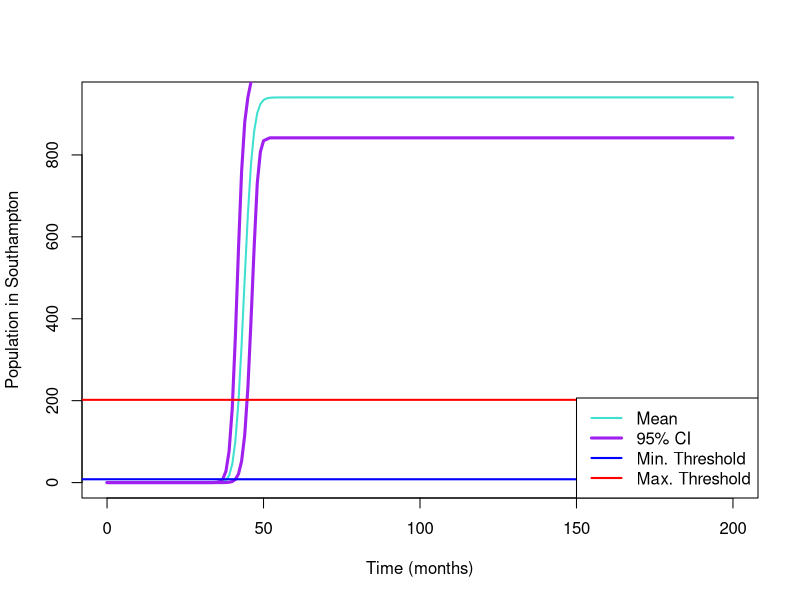
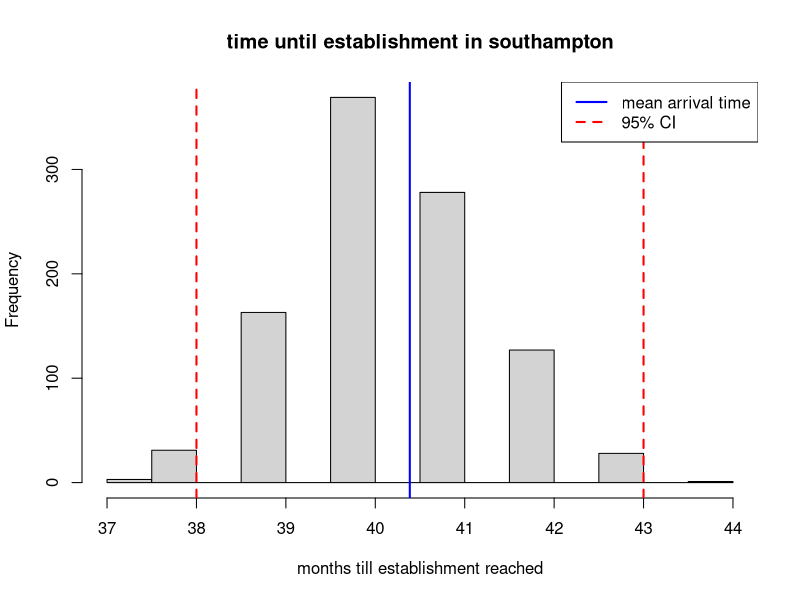
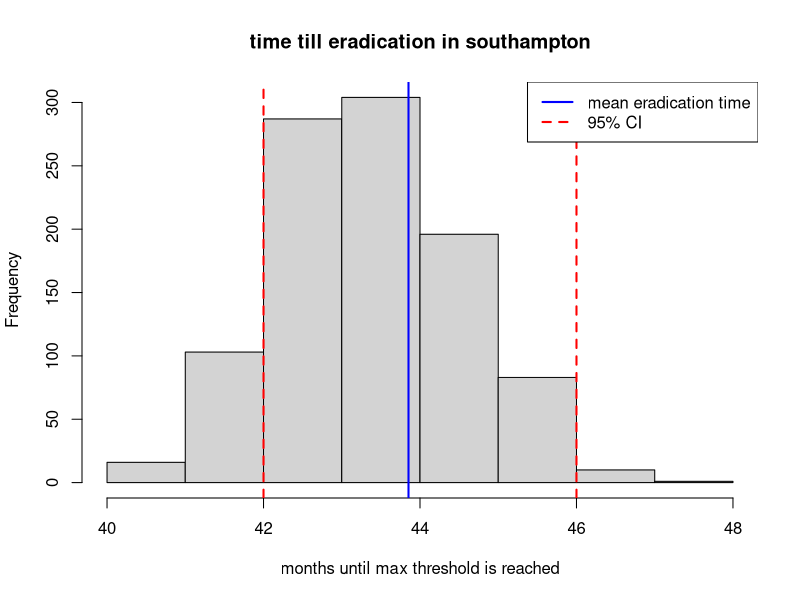
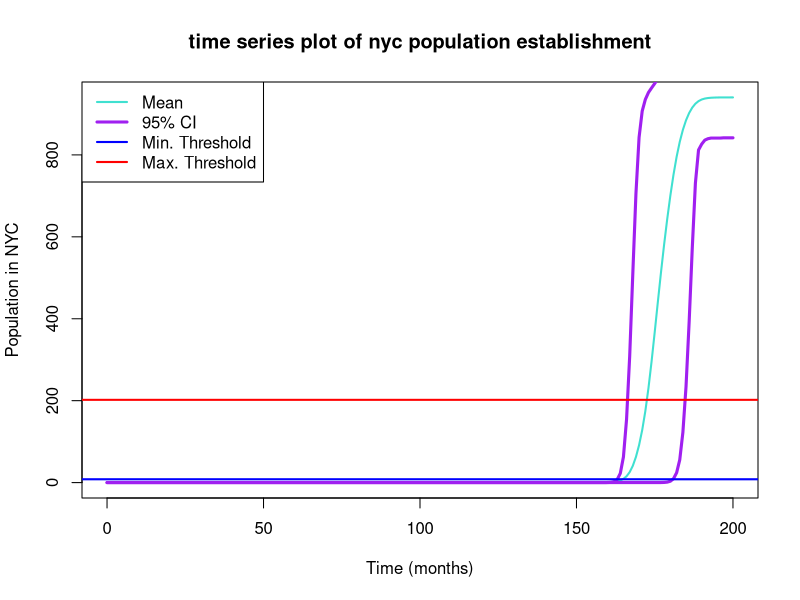
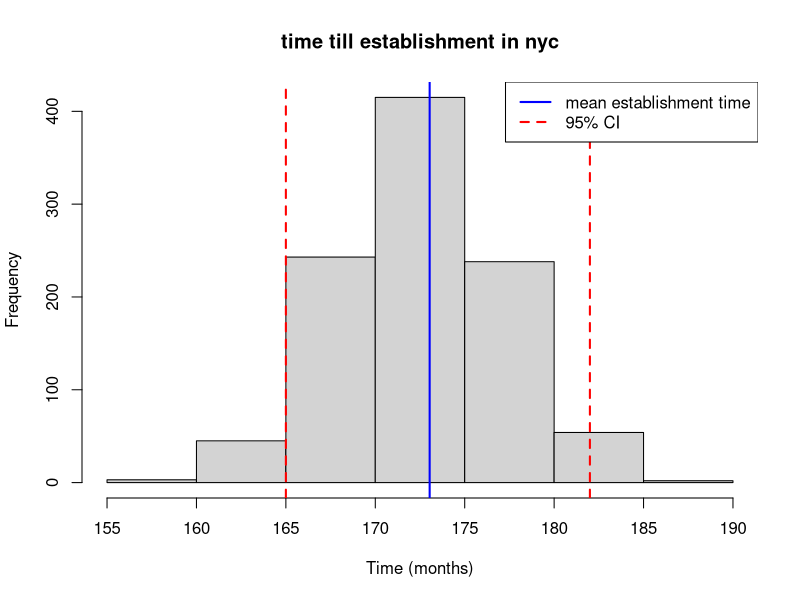

Write the R code that produced these figures, in order.
## ---- chunk 1
knitr::opts_chunk$set(echo = TRUE)
## ---- chunk 2
dx <- 1 # miles
dt <- 1 # months 

Tmax <- 200
time <- 0:Tmax
nt <- length(time)
loops = 1000
## ---- chunk 3
r_mean <- 0.81     # per capita monthly growth
K_mean <- 943      # carrying capacity
D_mean <- 0.22    # diffusion constant (miles/month)
## ---- chunk 4
r_sd <- 0.05 * r_mean
K_sd <- 0.05 * K_mean
D_sd <- 0.05 * D_mean
## ---- chunk 5
min_threshold = 8.1 #crabs per mile 
max_threshold = 202 #crabs per mile 
## ---- chunk 6
Distance_SH = 27 # montauk <> southampton in miles 
Distance_NYC = 118 # montauk <> NYC in miles 
max_dist <- Distance_NYC + 5 #range 
## ---- chunk 7
crab_invasion <- function(r, K, D, dx = 1, Tmax = 200, max_dist = 123, N0 = 100) {
  x <- seq(0, max_dist, by = dx)
  nx <- length(x)
  time <- 0:Tmax
  nt <- length(time)
  
  N_matrix <- matrix(0, nrow = nt, ncol = nx)
  N <- rep(0, nx)
  N[1] <- N0
  N_matrix[1, ] <- N
  
  for (t in 1:(nt - 1)) {
    N_new <- N
    for (j in 2:(nx - 1)) {
      N_new[j] <- N[j] + D *(N[j - 1] - 2*N[j] + N[j + 1]) #old population + immigration diffusion - emigration
    }
    N_new[1] <- N[1] + D * (N[2] - N[1])
    N_new <- N_new + r * N_new * (1-N_new/K) # + growth 
    N_matrix[t + 1, ] <- N_new
    N <- N_new
  }
  return(N_matrix)
}

## ---- chunk 8
x <- seq(0, max_dist, by = dx)
nx <- length(x)

Tmax <- 200
time <- 0:Tmax
nt <- length(time)
loops = 1000

crab_mc <- array(0, dim = c(loops, nt, nx))
D_mc  = rnorm(loops, mean = D_mean, sd = D_sd)        # diffusion parameter uncertainty
r_mc  = rnorm(loops, mean = r_mean, sd = r_sd)      # growth uncertainty
K_mc  = rnorm(loops, mean = K_mean, sd = K_sd)        # carrying capacity uncertainty

#non-zero contraints
D_mc[D_mc < 0] <- 0
r_mc[r_mc < 0] <- 0
K_mc[K_mc < 0] <- 0

reachNYC_mc <- rep(NA, loops)                 
reachSH_mc  <- rep(NA, loops) #when min threshold is reached 
maxSH_mc <- rep(NA, loops) #when threshold is exceeded 

for (i in 1:loops) {
  N_matrix <- crab_invasion(r_mc[i], K_mc[i], D_mc[i], dx=dx, Tmax=Tmax, max_dist=max_dist, N0=100)
  crab_mc[i,,] <- N_matrix
  
  popSH <- N_matrix[, Distance_SH + 1]
  reachSH_mc[i] <- which(popSH >= min_threshold)[1]
  maxSH_mc[i] <- which(popSH >= max_threshold)[1]
  
  popNYC <- N_matrix[, Distance_NYC + 1]
  reachNYC_mc[i] <- which(popNYC >= min_threshold)[1]
}
## ---- chunk 9
SH_all <- crab_mc[, , Distance_SH +1] #population at southampton 

#95% CI
CI_SH <- apply(SH_all, 2, quantile, probs = c(.025, .975))

#mean population 
SH_mean <- apply(SH_all, 2, mean)
plot(
  time, SH_mean, type = "l",
  xlab = "Time (months)", ylab = "Population in Southampton",
  col = "turquoise", lwd = 2
)

lines(time, CI_SH[1, ], col = "purple", lwd = 3)
lines(time, CI_SH[2, ], col = "purple", lwd = 3)

abline(h = min_threshold,  col = "blue",  lwd = 2)
abline(h = max_threshold, col = "red",   lwd = 2)

legend(
  "bottomright",
  legend = c("Mean", "95% CI", "Min. Threshold", "Max. Threshold"),
  col    = c("turquoise", "purple", "blue", "red"),
  lty    = c(1, 1, 1, 1),
  lwd    = c(2, 3, 2, 2)
)
## ---- chunk 10

hist(reachSH_mc, main="time until establishment in southampton",
     xlab="months till establishment reached")
abline(v = mean(reachSH_mc, na.rm=TRUE), col="blue", lwd=2)
abline(v = quantile(reachSH_mc, c(.025,.975), na.rm=TRUE), 
       col="red", lwd=2, lty=2)
legend("topright",
  legend = c("mean arrival time", "95% CI"),
  col    = c("blue", "red"),
  lty    = c(1, 2),
  lwd    = c(2, 2)
)

## ---- chunk 11
hist(maxSH_mc, main="time till eradication in southampton",
     xlab="months until max threshold is reached")
abline(v = mean(maxSH_mc, na.rm=TRUE), col="blue", lwd=2)
abline(v = quantile(maxSH_mc, c(.025,.975), na.rm=TRUE), 
       col="red", lwd=2, lty=2)

legend("topright",
  legend = c("mean eradication time", "95% CI"),
  col    = c("blue", "red"),
  lty    = c(1, 2),
  lwd    = c(2, 2))

## ---- chunk 12

NYC_all <- crab_mc[, , Distance_NYC+1] #population at nyc 

#95% CI
CI_NYC <- apply(NYC_all, 2, quantile, probs = c(.025, .975))

#mean population 
NYC_mean <- apply(NYC_all, 2, mean)

plot(
  time, NYC_mean, type = "l", main = "time series plot of nyc population establishment",
  xlab = "Time (months)", ylab = "Population in NYC",
  col = "turquoise", lwd = 2
)

lines(time, CI_NYC[1, ], col = "purple", lwd = 3)
lines(time, CI_NYC[2, ], col = "purple", lwd = 3)

abline(h = min_threshold,  col = "blue",  lwd = 2)
abline(h = max_threshold, col = "red",   lwd = 2)

legend(
  "topleft",
  legend = c("Mean", "95% CI", "Min. Threshold", "Max. Threshold"),
  col    = c("turquoise", "purple", "blue", "red"),
  lty    = c(1, 1, 1, 1),
  lwd    = c(2, 3, 2, 2)
)
## ---- chunk 13
hist(reachNYC_mc, main="time till establishment in nyc",
     xlab="Time (months)")
abline(v = mean(reachNYC_mc, na.rm = TRUE), col="blue", lwd=2)
abline(v = quantile(reachNYC_mc, c(.025,.975), na.rm=TRUE), 
       col="red", lwd=2, lty=2)
legend("topright",
  legend = c("mean establishment time", "95% CI"),
  col    = c("blue", "red"),
  lty    = c(1, 2),
  lwd    = c(2, 2))
## ---- chunk 14
#95% interval for southampton establishment
quantile(reachSH_mc, probs=c(0.025, 0.975), na.rm=TRUE)

#95% interval for southhampton eradication
quantile(maxSH_mc, probs=c(0.025, 0.975), na.rm=TRUE)

#95% interval for nyc establishment
quantile(reachNYC_mc, probs=c(0.025, 0.975), na.rm=TRUE)
## ---- chunk 15
mean_establish_SH <- mean(reachSH_mc, na.rm = TRUE)
mean_max_SH <- mean(maxSH_mc, na.rm = TRUE)
mean_establish_NYC <- mean(reachNYC_mc, na.rm = TRUE)

mean_establish_SH
mean_max_SH
mean_establish_NYC
